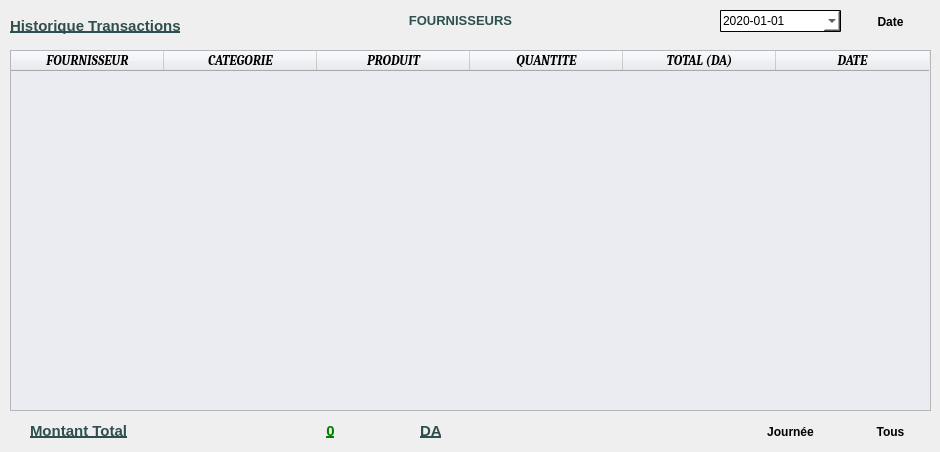
   <widget class="QWidget" name="tab_2">
    <attribute name="title">
     <string>Historique Fournisseurs</string>
    </attribute>
    <widget class="QPushButton" name="transGlobal">
     <property name="geometry">
      <rect>
       <x>850</x>
       <y>420</y>
       <width>81</width>
       <height>23</height>
      </rect>
     </property>
     <property name="font">
      <font>
       <weight>75</weight>
       <bold>true</bold>
      </font>
     </property>
     <property name="cursor">
      <cursorShape>PointingHandCursor</cursorShape>
     </property>
     <property name="toolTip">
      <string>Afficher Historique Dépots Global</string>
     </property>
     <property name="statusTip">
      <string>Afficher Historique Dépots Global</string>
     </property>
     <property name="styleSheet">
      <string notr="true">QPushButton{  border:0px;}
QPushButton:hover{color:green;}
QPushButton:focus{color:green;}</string>
     </property>
     <property name="text">
      <string>Tous</string>
     </property>
     <property name="icon">
      <iconset>
       <normaloff>../../IMAGES/EditImages/database (1).png</normaloff>../../IMAGES/EditImages/database (1).png</iconset>
     </property>
     <property name="shortcut">
      <string>Return</string>
     </property>
    </widget>
    <widget class="QTableWidget" name="providerTableWidget">
     <property name="geometry">
      <rect>
       <x>10</x>
       <y>50</y>
       <width>921</width>
       <height>361</height>
      </rect>
     </property>
     <property name="font">
      <font>
       <family>Arial</family>
       <pointsize>10</pointsize>
       <weight>75</weight>
       <italic>true</italic>
       <bold>true</bold>
      </font>
     </property>
     <property name="styleSheet">
      <string notr="true">background-color: #ebecf1;</string>
     </property>
     <property name="showGrid">
      <bool>false</bool>
     </property>
     <property name="rowCount">
      <number>0</number>
     </property>
     <property name="columnCount">
      <number>6</number>
     </property>
     <attribute name="horizontalHeaderDefaultSectionSize">
      <number>153</number>
     </attribute>
     <column>
      <property name="text">
       <string>FOURNISSEUR</string>
      </property>
      <property name="font">
       <font>
        <family>Cambria</family>
        <pointsize>10</pointsize>
        <weight>75</weight>
        <bold>true</bold>
       </font>
      </property>
     </column>
     <column>
      <property name="text">
       <string>CATEGORIE</string>
      </property>
      <property name="font">
       <font>
        <family>Cambria</family>
        <pointsize>10</pointsize>
        <weight>75</weight>
        <bold>true</bold>
       </font>
      </property>
     </column>
     <column>
      <property name="text">
       <string>PRODUIT</string>
      </property>
      <property name="font">
       <font>
        <family>Cambria</family>
        <pointsize>10</pointsize>
        <weight>75</weight>
        <bold>true</bold>
       </font>
      </property>
     </column>
     <column>
      <property name="text">
       <string>QUANTITE</string>
      </property>
      <property name="font">
       <font>
        <family>Cambria</family>
        <pointsize>10</pointsize>
        <weight>75</weight>
        <bold>true</bold>
       </font>
      </property>
     </column>
     <column>
      <property name="text">
       <string>TOTAL (DA)</string>
      </property>
      <property name="font">
       <font>
        <family>Cambria</family>
        <pointsize>10</pointsize>
        <weight>75</weight>
        <bold>true</bold>
       </font>
      </property>
     </column>
     <column>
      <property name="text">
       <string>DATE</string>
      </property>
      <property name="font">
       <font>
        <family>Cambria</family>
        <pointsize>10</pointsize>
        <weight>75</weight>
        <bold>true</bold>
       </font>
      </property>
     </column>
    </widget>
    <widget class="QPushButton" name="title_11">
     <property name="geometry">
      <rect>
       <x>30</x>
       <y>420</y>
       <width>211</width>
       <height>21</height>
      </rect>
     </property>
     <property name="font">
      <font>
       <pointsize>11</pointsize>
       <weight>75</weight>
       <bold>true</bold>
       <underline>true</underline>
      </font>
     </property>
     <property name="styleSheet">
      <string notr="true">QPushButton{color:#2f4f4f;border : 0px;text-align:left;}</string>
     </property>
     <property name="text">
      <string>Montant Total</string>
     </property>
    </widget>
    <widget class="QPushButton" name="transDate">
     <property name="geometry">
      <rect>
       <x>320</x>
       <y>10</y>
       <width>281</width>
       <height>21</height>
      </rect>
     </property>
     <property name="font">
      <font>
       <pointsize>10</pointsize>
       <weight>75</weight>
       <bold>true</bold>
       <underline>false</underline>
      </font>
     </property>
     <property name="styleSheet">
      <string notr="true">QPushButton{color:#2f4f4f;border : 0px;text-align:center;}</string>
     </property>
     <property name="text">
      <string>FOURNISSEURS</string>
     </property>
    </widget>
    <widget class="QPushButton" name="transDay">
     <property name="geometry">
      <rect>
       <x>750</x>
       <y>420</y>
       <width>81</width>
       <height>23</height>
      </rect>
     </property>
     <property name="font">
      <font>
       <weight>75</weight>
       <bold>true</bold>
      </font>
     </property>
     <property name="cursor">
      <cursorShape>PointingHandCursor</cursorShape>
     </property>
     <property name="toolTip">
      <string>Afficher Historique Dépots Journalier</string>
     </property>
     <property name="statusTip">
      <string>Afficher Historique Dépenses Journalier</string>
     </property>
     <property name="styleSheet">
      <string notr="true">QPushButton{  border:0px;}
QPushButton:hover{color:green;}
QPushButton:focus{color:green;}</string>
     </property>
     <property name="text">
      <string>Journée</string>
     </property>
     <property name="icon">
      <iconset>
       <normaloff>../../IMAGES/EditImages/database (1).png</normaloff>../../IMAGES/EditImages/database (1).png</iconset>
     </property>
     <property name="shortcut">
      <string>Return</string>
     </property>
    </widget>
    <widget class="QPushButton" name="transTotal">
     <property name="geometry">
      <rect>
       <x>240</x>
       <y>420</y>
       <width>181</width>
       <height>21</height>
      </rect>
     </property>
     <property name="font">
      <font>
       <pointsize>11</pointsize>
       <weight>75</weight>
       <bold>true</bold>
       <underline>true</underline>
      </font>
     </property>
     <property name="styleSheet">
      <string notr="true">QPushButton{color:green;border : 0px;text-align:center;}</string>
     </property>
     <property name="text">
      <string>0</string>
     </property>
    </widget>
    <widget class="QPushButton" name="title_12">
     <property name="geometry">
      <rect>
       <x>420</x>
       <y>420</y>
       <width>41</width>
       <height>21</height>
      </rect>
     </property>
     <property name="font">
      <font>
       <pointsize>11</pointsize>
       <weight>75</weight>
       <bold>true</bold>
       <underline>true</underline>
      </font>
     </property>
     <property name="styleSheet">
      <string notr="true">QPushButton{color:#2f4f4f;border : 0px;text-align:left;}</string>
     </property>
     <property name="text">
      <string>DA</string>
     </property>
    </widget>
    <widget class="QPushButton" name="pushButton_2">
     <property name="geometry">
      <rect>
       <x>10</x>
       <y>10</y>
       <width>221</width>
       <height>31</height>
      </rect>
     </property>
     <property name="font">
      <font>
       <pointsize>11</pointsize>
       <weight>75</weight>
       <bold>true</bold>
       <underline>true</underline>
      </font>
     </property>
     <property name="styleSheet">
      <string notr="true">QPushButton{color:#2f4f4f;border : 0px;text-align:left;}</string>
     </property>
     <property name="text">
      <string>Historique Transactions</string>
     </property>
     <property name="icon">
      <iconset>
       <normaloff>../../IMAGES/Icons/worker-loading-boxes.png</normaloff>../../IMAGES/Icons/worker-loading-boxes.png</iconset>
     </property>
    </widget>
    <widget class="QDateEdit" name="provDater">
     <property name="geometry">
      <rect>
       <x>720</x>
       <y>10</y>
       <width>121</width>
       <height>22</height>
      </rect>
     </property>
     <property name="styleSheet">
      <string notr="true">QDateEdit{background-color:white;border : 1px solid; border-radius:1px;}</string>
     </property>
     <property name="dateTime">
      <datetime>
       <hour>0</hour>
       <minute>0</minute>
       <second>0</second>
       <year>2020</year>
       <month>1</month>
       <day>1</day>
      </datetime>
     </property>
     <property name="minimumDateTime">
      <datetime>
       <hour>0</hour>
       <minute>0</minute>
       <second>0</second>
       <year>2019</year>
       <month>12</month>
       <day>1</day>
      </datetime>
     </property>
     <property name="displayFormat">
      <string>yyyy-MM-dd</string>
     </property>
     <property name="calendarPopup">
      <bool>true</bool>
     </property>
    </widget>
    <widget class="QPushButton" name="dateProv">
     <property name="geometry">
      <rect>
       <x>850</x>
       <y>10</y>
       <width>81</width>
       <height>23</height>
      </rect>
     </property>
     <property name="font">
      <font>
       <weight>75</weight>
       <bold>true</bold>
      </font>
     </property>
     <property name="cursor">
      <cursorShape>PointingHandCursor</cursorShape>
     </property>
     <property name="toolTip">
      <string>Afficher Historique Dépenses Journalier</string>
     </property>
     <property name="statusTip">
      <string>Afficher Historique Dépenses Journalier</string>
     </property>
     <property name="styleSheet">
      <string notr="true">QPushButton{  border:0px;}
QPushButton:hover{color:green;}
QPushButton:focus{color:green;}</string>
     </property>
     <property name="text">
      <string>Date</string>
     </property>
     <property name="icon">
      <iconset>
       <normaloff>../../IMAGES/Icons/calendar.png</normaloff>../../IMAGES/Icons/calendar.png</iconset>
     </property>
     <property name="shortcut">
      <string>Return</string>
     </property>
    </widget>
   </widget>
